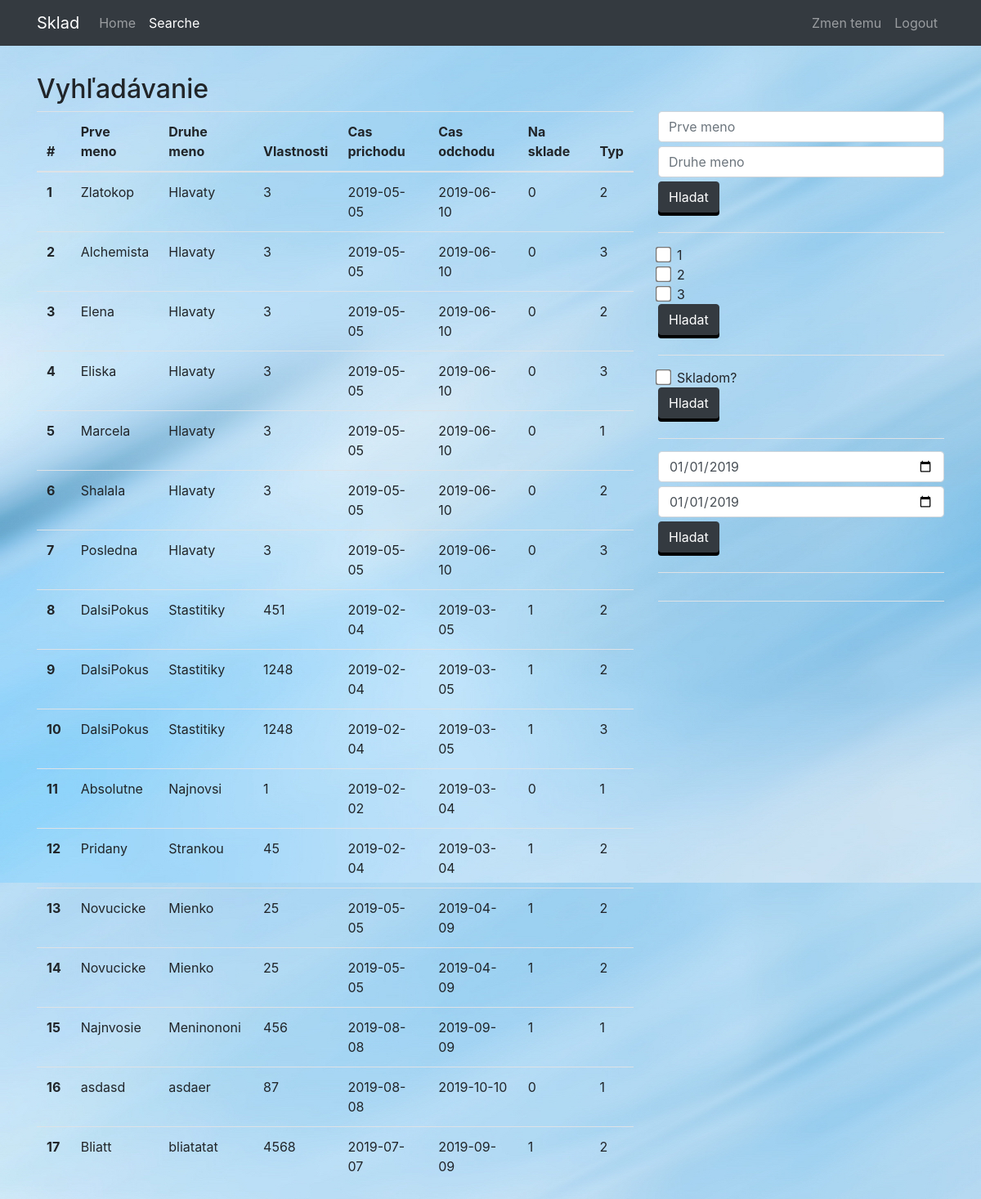
Screenshot of /searche.php (signed in) with the database file from the repository.
### tables this page shows
CREATE TABLE `main` (
  `FirstName` varchar(50) NOT NULL,
  `SecondName` varchar(50) NOT NULL,
  `Stat` double DEFAULT NULL,
  `CheckedOut` tinyint(1) DEFAULT NULL,
  `Type` tinyint(4) DEFAULT NULL,
  `StampAdded` date DEFAULT NULL,
  `StampToLeave` date DEFAULT NULL,
  `id` int(11) NOT NULL
);

### databaseactions.php (called while the page is built, shortened)
<?php
function GetAllRows() {
    $conn = OpenConn();
    $result = mysqli_query($conn, "SELECT * FROM main");
    return $result;
}

### searche.php (the view, shortened to what this page needs)
<?php
require_once "databaseactions.php";
$firstname = $secondname = "";
$result = "";
$firstname_err = $secondname_err = 0;
$boxftype = $boxttype = $boxskladom = $boxstype = 0;
$datearrival = $dateleave = "";
$datearrival_err = $dateleave_err = 0;
if ($_SERVER["REQUEST_METHOD"] == "POST") {
    $_SESSION["apost"] = true;
    if (isset($_POST['searchByDate'])) {
        if ((empty(trim($_POST["datearrival"]))) || ($_POST["datearrival"] === "2019-01-01")) {
            $datearrival_err = 1;
        } else {
            $datearrival = $_POST["datearrival"];
        }
        if ((empty(trim($_POST["dateleave"]))) || ($_POST["dateleave"] === "2019-01-01")) {
            $dateleave_err = 1;
        } else {
            $dateleave = $_POST["dateleave"];
        }
        $result = GetSearchByDate($datearrival, $dateleave, $datearrival_err, $dateleave_err);
    } else if (isset($_POST['searchByNames'])) {
        if (empty(trim($_POST["firstname"]))) {
            $firstname_err = 1;
        } else {
            $firstname = trim($_POST["firstname"]);
        }
        if (empty(trim($_POST["secondname"]))) {
            $secondname_err = 1;
        } else {
            $secondname = trim($_POST["secondname"]);
        }
        $result = GetSearchByName($firstname, $secondname, $firstname_err, $secondname_err);
    } else if (isset($_POST['searchByType'])) {
        if (isset($_POST['boxftype'])) {
            $boxftype = 1;
        }
        if (isset($_POST['boxstype'])) {
            $boxstype = 1;
        }
        if (isset($_POST['boxttype'])) {
            $boxttype = 1;
        }
        $result = GetSearchByType($boxftype, $boxstype, $boxttype);
    } else if (isset($_POST['searchSkladom'])) {
        if (isset($_POST['boxskladom'])) {
            $boxskladom = 1;
        }
        $result = GetSearchBySkladom($boxskladom);
    }
} else {
    $result = GetAllRows();
}
if ($_SESSION["apost"] != true) {
    $result = GetAllRows();
}
?>
<!DOCTYPE html>
<html lang="en">
<head>
    <link rel="stylesheet" href="https://maxcdn.bootstrapcdn.com/bootstrap/4.1.3/css/bootstrap.min.css">
    <link rel="stylesheet" href="style.css">
</head>
<body>
    <nav class="navbar fixed-top navbar-expand-md navbar-light bg-light" id="changenavbar">
        <div class="container">
            <a class="navbar-brand" href="#">Sklad</a>
            <div class="collapse navbar-collapse" id="navbarCollapse">
                <ul class="navbar-nav mr-auto">
                    <li class="nav-item">
                        <a class="nav-link" href="welcome.php">Home</a>
                    </li>
                    <li class="nav-item active">
                        <a class="nav-link" href="#">Searche
                        </a>
                    </li>
                </ul>
                <ul class="nav navbar-nav ml-auto">
                    <li class="nav-item">
                        <a class="nav-link" onclick="changeTheme()" id="temachange" name="temachange">Zmen temu</a>
                    </li>
                    <li class="nav-item">
                        <a class="nav-link" href="logout.php">Logout</a>
                    </li>
                </ul>
            </div>
        </div>
    </nav>
    <div class="container">
        <h2>Vyhľadávanie</h2>
        <div class="row">
            <div class="col-lg-8">
                <div class="content">
                    <div class="table-responsive">
                        <table class="table table-dark table-hover " id="changetable">
                            <thead>
                                <tr>
                                    <th>#</th>
                                    <th>Prve meno</th>
                                    <th>Druhe meno</th>
                                    <th>Vlastnosti</th>
                                    <th>Cas prichodu</th>
                                    <th>Cas odchodu</th>
                                    <th>Na sklade</th>
                                    <th>Typ</th>
                                </tr>
                            </thead>
                            <tbody>
                            <?php
                            $count = 0;
                            while ($row = mysqli_fetch_array($result)):
                                $count++;
                                ?>
                                <tr>
                                    <th scope="row"><?=$count?></th>
                                    <td><?=$row['FirstName']?></td>
                                    <td><?=$row['SecondName']?></td>
                                    <td><?=$row['Stat']?></td>
                                    <td><?=$row['StampAdded']?></td>
                                    <td><?=$row['StampToLeave']?></td>
                                    <td><?=$row['CheckedOut']?></td>
                                    <td><?=$row['Type']?></td>
                                </tr>
                            <?php
                            endwhile;
                            ?>
                            </tbody>
                        </table>
                    </div>
                </div>
            </div>
            <div class="col-lg-4">
                <form class="form-group"  action="<?php echo htmlspecialchars($_SERVER["PHP_SELF"]); ?>" method="post">
                    <div class="form-group">
                        <input type="search" name="firstname" class="form-control" placeholder="Prve meno" value="<?php echo $firstname;?>">
                        <input type="search" name="secondname" class="form-control" placeholder="Druhe meno" value="<?php echo $secondname;?>">
                        <input type="submit" class="btn btn-dark" name="searchByNames" id = "searchByNames" value="Hladat">
                    </div>
                    <div class="form-group">
                        <label class="block"><input type="checkbox" name="boxftype" id="inlinetype1">1</label>
                        <label class="block"><input type="checkbox" name="boxstype" id="inlineType2">2</label>
                        <label class="block"><input type="checkbox" name="boxttype" id="inlineType3">3</label>
                        <input type="submit" class="btn btn-dark" name="searchByType" id= "searchByType" value="Hladat">
                    </div>
                    <div class="form-group">
                        <label><input type="checkbox" name="boxskladom" id="inlineType4">Skladom?</label>
                        <input type="submit" class="btn btn-dark" name="searchSkladom" id = "searchSkadom" value="Hladat">
                    </div>
                    <div class="form-group">
                        <input class="form-control" type="date" name="datearrival" value="2019-01-01">
                        <input class="form-control" type="date" name="dateleave" value="2019-01-01">
                        <input type="submit" class="btn btn-dark" name="searchByDate"  id = "searchByDate" value="Hladat">
                    </div>
                </form>
            </div>
        </div>
    </div>
</body>

### style.css (style rules this page uses)
body { padding-top: 90px; background-image: url("other/lightblue.jpg"); }
.btn { box-shadow: 0 4px black; }
.container input { display: block; margin-bottom: 5px; }
.container input[type=checkbox] { display: inline-block; margin-right: 10px; margin-bottom: 0; transform: scale(1.5); }
.container .block { display: block; }
.container label { margin-bottom: 0; }
.container .form-group { margin-bottom: 15px; border-bottom: 1px solid rgb(222, 226, 230); padding-bottom: 19px; }

### rows the page displays
main: FirstName "Zlatokop", SecondName "Hlavaty", Stat "3", StampAdded "2019-05-05", StampToLeave "2019-06-10", CheckedOut "0", Type "2"
main: FirstName "Alchemista", SecondName "Hlavaty", Stat "3", StampAdded "2019-05-05", StampToLeave "2019-06-10", CheckedOut "0", Type "3"
main: FirstName "Elena", SecondName "Hlavaty", Stat "3", StampAdded "2019-05-05", StampToLeave "2019-06-10", CheckedOut "0", Type "2"
main: FirstName "Eliska", SecondName "Hlavaty", Stat "3", StampAdded "2019-05-05", StampToLeave "2019-06-10", CheckedOut "0", Type "3"
main: FirstName "Marcela", SecondName "Hlavaty", Stat "3", StampAdded "2019-05-05", StampToLeave "2019-06-10", CheckedOut "0", Type "1"
main: FirstName "Shalala", SecondName "Hlavaty", Stat "3", StampAdded "2019-05-05", StampToLeave "2019-06-10", CheckedOut "0", Type "2"
main: FirstName "Posledna", SecondName "Hlavaty", Stat "3", StampAdded "2019-05-05", StampToLeave "2019-06-10", CheckedOut "0", Type "3"
main: FirstName "DalsiPokus", SecondName "Stastitiky", Stat "451", StampAdded "2019-02-04", StampToLeave "2019-03-05", CheckedOut "1", Type "2"
main: FirstName "DalsiPokus", SecondName "Stastitiky", Stat "1248", StampAdded "2019-02-04", StampToLeave "2019-03-05", CheckedOut "1", Type "2"
main: FirstName "DalsiPokus", SecondName "Stastitiky", Stat "1248", StampAdded "2019-02-04", StampToLeave "2019-03-05", CheckedOut "1", Type "3"
main: FirstName "Absolutne", SecondName "Najnovsi", Stat "1", StampAdded "2019-02-02", StampToLeave "2019-03-04", CheckedOut "0", Type "1"
main: FirstName "Pridany", SecondName "Strankou", Stat "45", StampAdded "2019-02-04", StampToLeave "2019-03-04", CheckedOut "1", Type "2"
main: FirstName "Novucicke", SecondName "Mienko", Stat "25", StampAdded "2019-05-05", StampToLeave "2019-04-09", CheckedOut "1", Type "2"
main: FirstName "Novucicke", SecondName "Mienko", Stat "25", StampAdded "2019-05-05", StampToLeave "2019-04-09", CheckedOut "1", Type "2"
main: FirstName "Najnvosie", SecondName "Meninononi", Stat "456", StampAdded "2019-08-08", StampToLeave "2019-09-09", CheckedOut "1", Type "1"
main: FirstName "asdasd", SecondName "asdaer", Stat "87", StampAdded "2019-08-08", StampToLeave "2019-10-10", CheckedOut "0", Type "1"
main: FirstName "Bliatt", SecondName "bliatatat", Stat "4568", StampAdded "2019-07-07", StampToLeave "2019-09-09", CheckedOut "1", Type "2"
